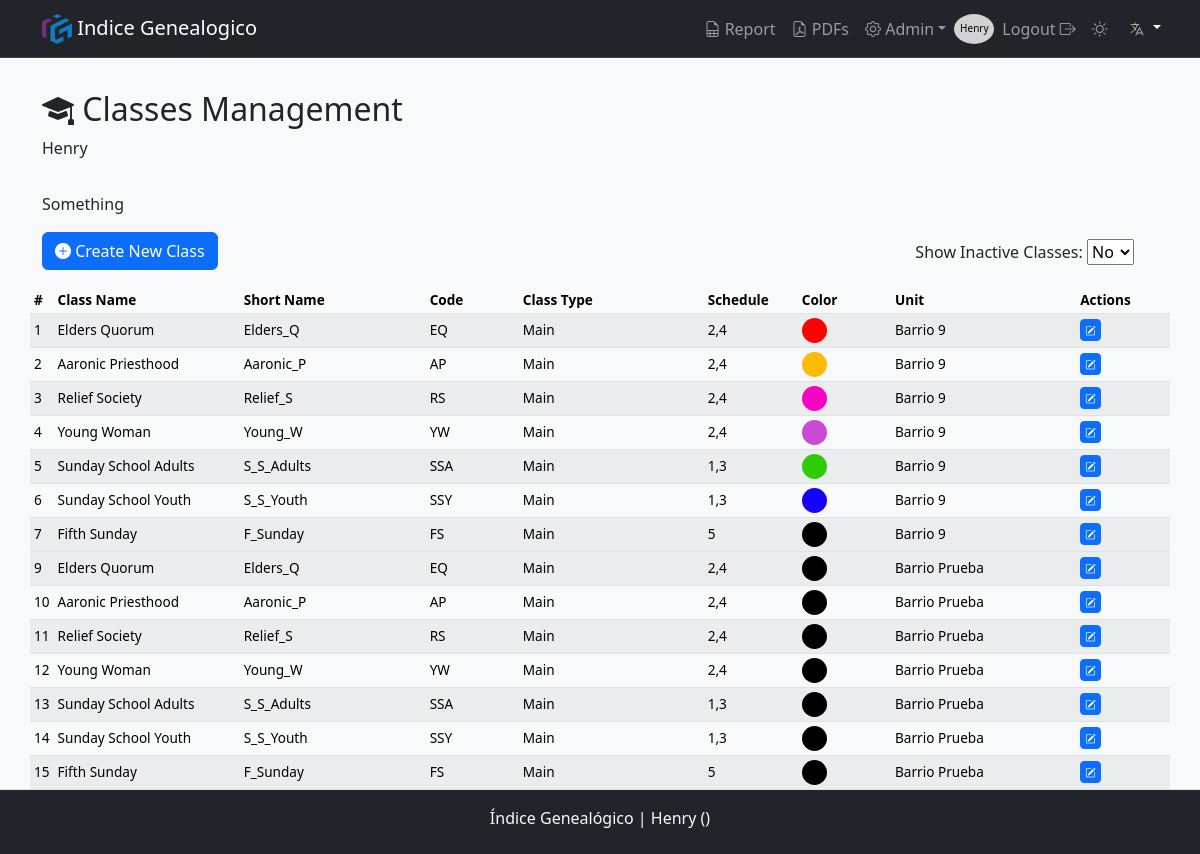
The page /classes (signed in) on the database as committed earlier.
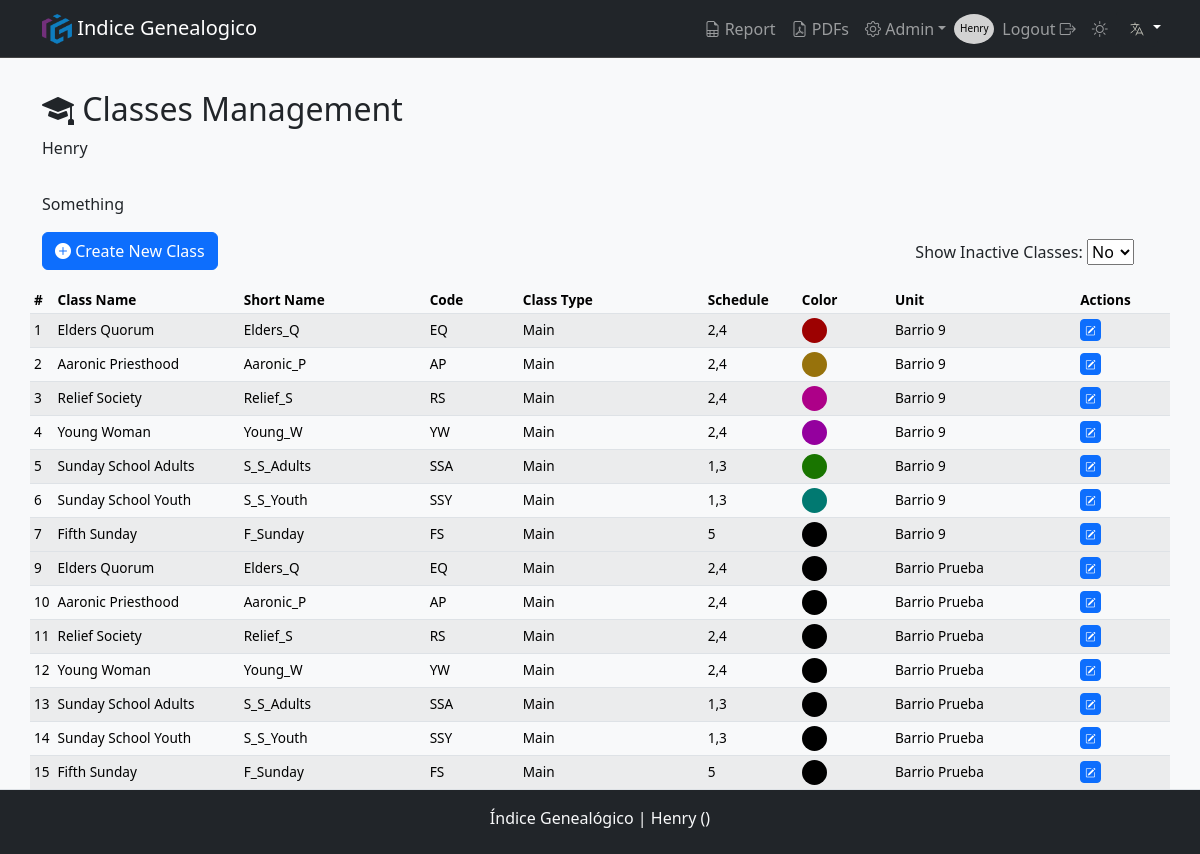
The same page on the database as committed later.
### models.py (models this page shows, shortened)
class Classes(db.Model):
    __tablename__     = 'classes'
    id                = db.Column(db.Integer, primary_key=True)
    class_name        = db.Column(db.String(50), nullable=False)
    short_name        = db.Column(db.String(20), nullable=False)
    class_code        = db.Column(db.String(10), nullable=False)
    class_type        = db.Column(db.String(10), nullable=False, default='Extra')
    schedule          = db.Column(db.String(10), nullable=True)
    is_active         = db.Column(db.Boolean, nullable=False, default=True)
    class_color       = db.Column(db.String(7), nullable=True, default="#000000")
    meeting_center_id = db.Column(db.Integer, db.ForeignKey('meeting_center.id'), nullable=False)
    attendances       = db.relationship('Attendance', backref=db.backref('classes', lazy=True), cascade="all, delete-orphan")
    __table_args__    = (
        UniqueConstraint('class_code', 'meeting_center_id', name='uq_class_code_meeting_center'),
        UniqueConstraint('class_name', 'meeting_center_id', name='uq_class_name_meeting_center'),
        UniqueConstraint('short_name', 'meeting_center_id', name='uq_short_name_meeting_center'),
    )
    def delete(self):
        if self.attendances:
            raise ValueError(_('Cannot delete a class with registered attendance.'))
        db.session.delete(self)

class MeetingCenter(db.Model):
    __tablename__ = 'meeting_center'
    id                 = db.Column(db.Integer, primary_key=True)
    unit_number        = db.Column(db.Integer, unique=True, nullable=False)
    name               = db.Column(db.String(50), nullable=False)
    short_name         = db.Column(db.String(20), nullable=False)
    city               = db.Column(db.String(50), nullable=True)
    start_time         = db.Column(db.Time, nullable=True)
    end_time           = db.Column(db.Time, nullable=True)
    is_restricted      = db.Column(db.Boolean, default=False)
    grace_period_hours = db.Column(db.Integer, nullable=True, default=0)
    attendances        = db.relationship('Attendance', backref=db.backref('meeting_center', lazy=True), cascade="all, delete-orphan")
    users              = db.relationship('User',       backref=db.backref('meeting_center', lazy=True), cascade="all, delete-orphan")
    classes            = db.relationship('Classes',    backref=db.backref('meeting_center', lazy=True), cascade="all, delete-orphan")
    def delete(self):
        if self.attendances:
            raise ValueError(_('Cannot delete a church unit with registered attendance.'))
        db.session.delete(self)

### routes.py (the view)
@bp.route('/classes', methods=['GET'])
@role_required('Admin', 'Super', 'Owner')
def classes():
    role = session.get('role')
    meeting_center_id = get_meeting_center_id()
    query = db.session.query(
        Classes.id,
        Classes.class_name,
        Classes.short_name,
        Classes.class_code,
        Classes.class_type,
        Classes.schedule,
        Classes.is_active,
        Classes.class_color,
        MeetingCenter.short_name.label('meeting_short_name')
        ).join(MeetingCenter, Classes.meeting_center_id == MeetingCenter.id)
    if role == 'Admin':
        query = query.filter(Classes.meeting_center_id == meeting_center_id)
    elif role == 'Owner':
        pass
    classes = query.all()
    return render_template('classes.html', classes=classes)

### app.py (called while the page is built)
def get_locale():
    lang = request.args.get('lang')
    if lang and lang in Config.LANGUAGES:
        session['lang'] = lang  # Guarda el idioma en la sesión
        return lang
    if 'lang' in session and session['lang'] in Config.LANGUAGES:
        return session['lang']
    return request.accept_languages.best_match(Config.LANGUAGES)

def create_app():
    app = Flask(__name__)
    app.config.from_object(Config)
    db.init_app(app)
    Migrate(app, db)
    babel = Babel(app, locale_selector=get_locale)
    app.register_blueprint(routes_blueprint)
    @app.context_processor
    def inject_utilities():
        return {
            'get_locale': get_locale,
            'format_datetime': format_datetime,  # Asegura que esté disponible en las plantillas
        }
    return app

### routes.py (called while the page is built)
@bp.before_request
def load_user():
    user_id = session.get('user_id')
    if user_id:
        g.user = User.query.get(user_id)  # Asumiendo que tienes un modelo `User`
    else:
        g.user = None

### templates/classes.html (shortened to what this page needs)
{% extends "layout.html" %}
{% block pageTitle %}<i class="bi bi-mortarboard-fill"></i>  {{ _('Classes Management') }}{% endblock %}
{% block content %}
<div class="col-xl-8">
  <p class="mb-3">
    {{ _("Something") }}
  </p>
</div>
<div class="row d-flex justify-content-between">
  <div class="col-auto">
    <a class="btn btn-primary" href="{{ url_for('routes.create_class') }}"><i class="bi bi-plus-circle-fill"></i>  {{ _('Create New Class') }}</a>
  </div>
  <form class="col-auto" id="toggleInactiveClasses" method="POST" action="/attendances">
    <div class="form-inline mb-3">
      <label class="my-2 mr-2 col-auto" for="inactive_classes_toggle">{{ _('Show Inactive Classes:') }}</label>
      <select class="custom-select my-1 mr-sm-2" id="inactive_classes_toggle" onchange="toggleInactiveClasses()">
          <option value="false">{{ _('No') }}</option>
      </select>
    </div>
  </form>
</div>
<table class="table table-striped table-sm pb-5">
  <thead class="thead-dark">
    <tr>
      <th scope="col">#</th>
      <th scope="col">{{ _('Class Name') }}</th>
      <th scope="col" class="d-none d-md-table-cell">{{ _('Short Name') }}</th>
      <th scope="col" class="d-none d-md-table-cell">{{ _('Code') }}</th>
      <th scope="col">{{ _('Class Type') }}</th>
      <th scope="col">{{ _('Schedule') }}</th>
      <th scope="col" class="d-none d-lg-table-cell">{{ _('Color') }}</th>
      <th scope="col" class="d-none d-lg-table-cell">{{ _('Unit') }}</th>
      <th scope="col">{{ _('Actions') }}</th>
    </tr>
  </thead>
  <tbody>
    {% for class in classes %}
      <tr class="class-row" data-is-active="{{ 'true' if class.is_active else 'false' }}">
        <td scope="row">{{ loop.index }}</td>
        <td class="col-md-2">{{ _(class.class_name) }}</td>
        <td class="col-md-2 d-none d-md-table-cell">{{ _(class.short_name) }}</td>
        <td class="col-md-1 d-none d-md-table-cell">{{ _(class.class_code)}}</td>
        <td class="col-md-2">{{ _(class.class_type)}}</td>
        <td class="col-md-1">{{ class.schedule}}</td>
        <td style="color: {{ class.class_color }};" class="col-md-1 d-none d-lg-table-cell"><div class="class_color" style="background-color: {{ class.class_color }};"></div></td>
        <td class="col-md-2 d-none d-lg-table-cell dot-1">{{ class.meeting_short_name}}</td>
        <td class="col-md-2">
          <a type="button" class="btn btn-primary btn-sm" data-toggle="tooltip" title="Edit class" href="{{ url_for('routes.update_class', id=class.id) }}">
            <i class="bi bi-pencil-square"></i>
          </a>
        </td>
      </tr>
    {% endfor%}
  </tbody>
</table>
{% endblock %}

Rows that differ between the two databases and show on the page:
changed Classes (number 1 of 14 on the later page): class_color "#fb0404" → "#9d0101" (drawn)
changed Classes (number 2 of 14 on the later page): class_color "#fdbb08" → "#97720c" (drawn)
changed Classes (number 3 of 14 on the later page): class_color "#f604c2" → "#ad0088" (drawn)
changed Classes (number 4 of 14 on the later page): class_color "#ca4ad3" → "#94009e" (drawn)
changed Classes (number 5 of 14 on the later page): class_color "#31ca07" → "#197500" (drawn)
changed Classes (number 6 of 14 on the later page): class_color "#1303fc" → "#017971" (drawn)
